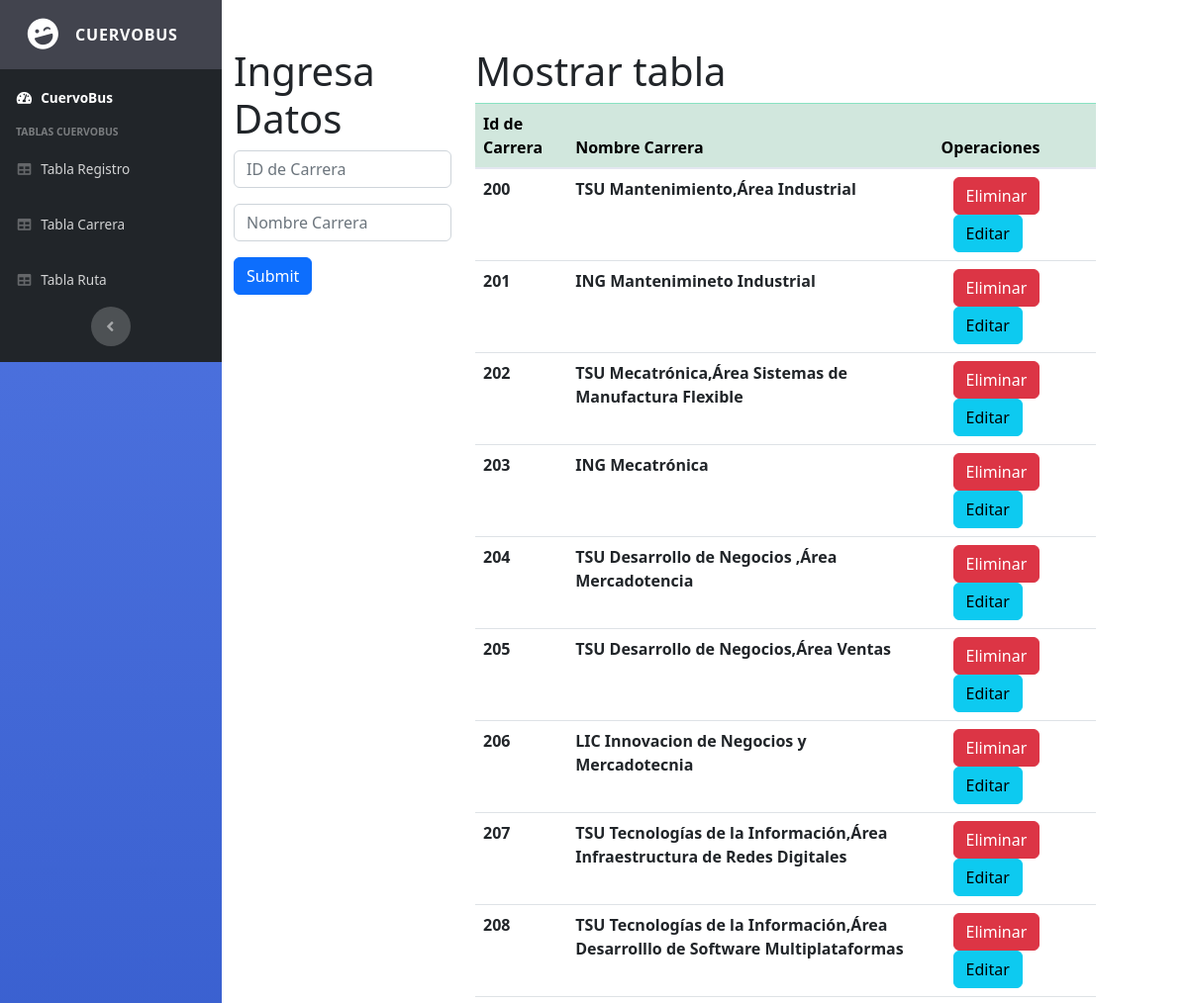
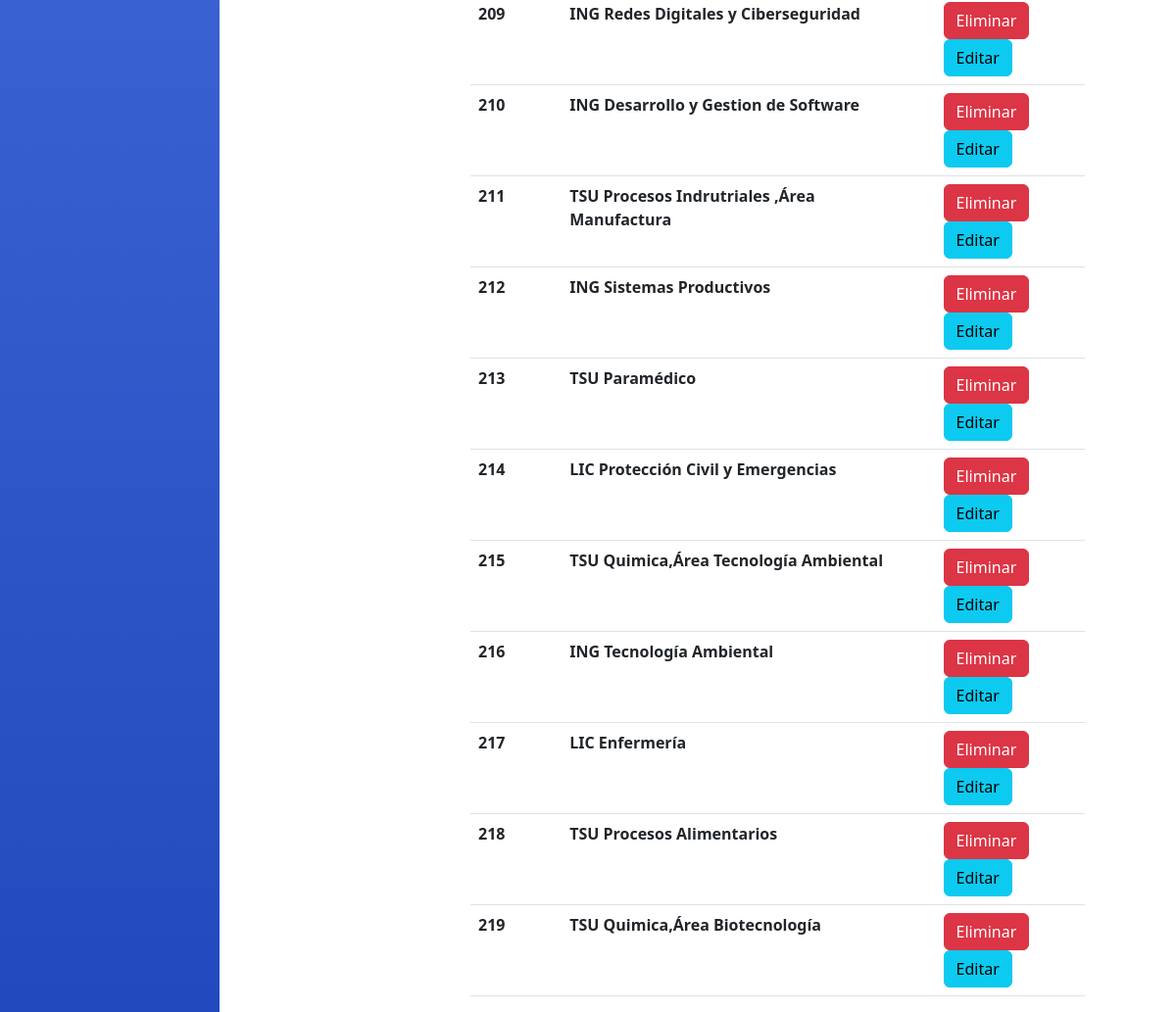
The app's page /admin/carrera.php with its own data (2 pictures, top to bottom).
### tables this page shows
CREATE TABLE `carrera` (
  `id_carrera` int(11) NOT NULL AUTO_INCREMENT,
  `nombreC` varchar(200) DEFAULT NULL,
  PRIMARY KEY (`id_carrera`)
);

### admin/carrera.php (the view, shortened to what this page needs)
<?php
include('includes/heades.php');
include('includes/navbar.php');
$con=conectar();
$sql="SELECT * FROM carrera";
$query=mysqli_query($con,$sql);
?>
<!DOCTYPE html>
<html lang="en">
<head>
    <link href="https://cdn.jsdelivr.net/npm/bootstrap@5.2.0/dist/css/bootstrap.min.css" rel="stylesheet">
</head>
<body>
    <div class="container mt-5">
        <div class="row">
            <div class="col-md-3">
                <h1>Ingresa Datos</h1>
                <form action="insertar-carrera.php" method="POST">
                    <input type="text" class="form-control mb-3" name="id_carrera" placeholder="ID de Carrera">
                    <input type="text" class="form-control mb-3" name="nombreC" placeholder="Nombre Carrera">
                    <input type="submit" class="btn btn-primary">
                </form>
            </div>
            <div class="col-md-8">
                <h1>Mostrar tabla</h1>
                <table class="table">
                    <thead class="table-success table-striped" >
                        <tr>
                            <th>Id de Carrera</th>
                            <th>Nombre Carrera</th>
                            <th>Operaciones</th>
                        </tr>
                    </thead>
                    <tbody>
                        <?php
                           while($row=mysqli_fetch_array($query)){
                        ?>
                        <th><?php echo $row['id_carrera']?></th>
                        <th><?php echo $row['nombreC']?></th>
                        <th>
                          <div class="col">
                              <div class="row">
                                  <div>
                                    <a href="delete-carrera.php?id=<?php echo $row['id_carrera'] ?>" class="btn btn-danger">Eliminar</a>
                                 </div>
                                  <div>
                                    <a href="actualizar-carrera.php?id=<?php echo $row['id_carrera'] ?>" class="btn btn-info">Editar</a>
                                 </div>
                             </div>
                         </div>
                        </th>
                        <?php
                           }
                        ?>
                    </tbody>
                </table>
            </div>
    </div>
</body>
</html>

### records on screen
carrera: id_carrera "200", nombreC "TSU Mantenimiento,Área Industrial"
carrera: id_carrera "201", nombreC "ING Mantenimineto Industrial"
carrera: id_carrera "202", nombreC "TSU Mecatrónica,Área Sistemas de Manufactura Flexible"
carrera: id_carrera "203", nombreC "ING Mecatrónica"
carrera: id_carrera "204", nombreC "TSU Desarrollo de Negocios ,Área Mercadotencia"
carrera: id_carrera "205", nombreC "TSU Desarrollo de Negocios,Área Ventas"
carrera: id_carrera "206", nombreC "LIC Innovacion de Negocios y Mercadotecnia"
carrera: id_carrera "207", nombreC "TSU Tecnologías de la Información,Área Infraestructura de Redes Digitales"
carrera: id_carrera "208", nombreC "TSU Tecnologías de la Información,Área Desarrolllo de Software Multiplataformas"
carrera: id_carrera "209", nombreC "ING Redes Digitales y Ciberseguridad"
carrera: id_carrera "210", nombreC "ING Desarrollo y Gestion de Software"
carrera: id_carrera "211", nombreC "TSU Procesos Indrutriales ,Área Manufactura"
carrera: id_carrera "212", nombreC "ING Sistemas Productivos"
carrera: id_carrera "213", nombreC "TSU Paramédico"
carrera: id_carrera "214", nombreC "LIC Protección Civil y Emergencias"
carrera: id_carrera "215", nombreC "TSU Quimica,Área Tecnología Ambiental"
carrera: id_carrera "216", nombreC "ING Tecnología Ambiental"
carrera: id_carrera "217", nombreC "LIC Enfermería"
carrera: id_carrera "218", nombreC "TSU Procesos Alimentarios"
carrera: id_carrera "219", nombreC "TSU Quimica,Área Biotecnología"
